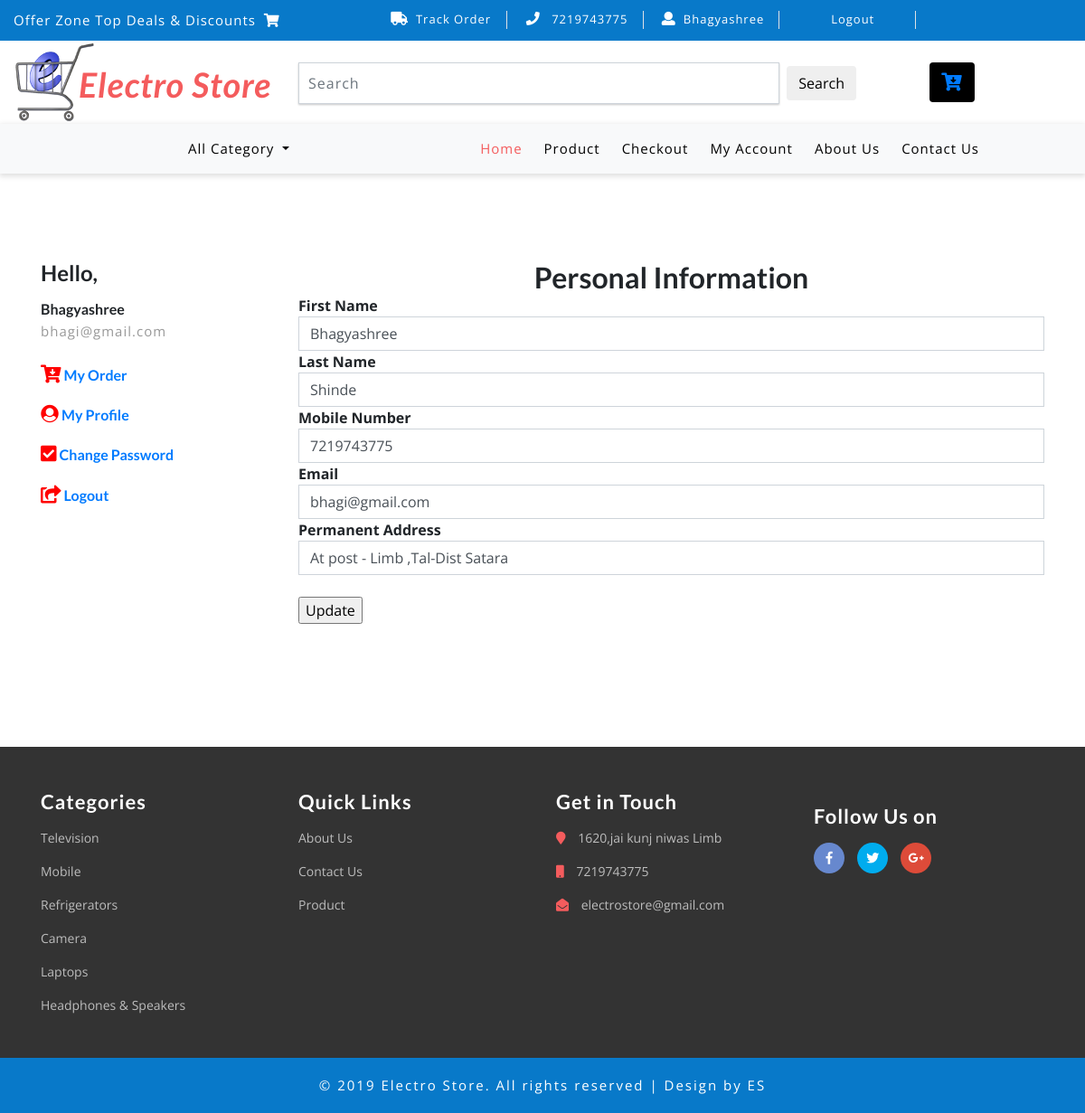
Page /account_db.php (signed in) on the committed database.
### tables this page shows
CREATE TABLE `tbl_user` (
  `id` int(5) NOT NULL,
  `fname` varchar(50) NOT NULL,
  `lname` varchar(50) NOT NULL,
  `email` varchar(50) NOT NULL,
  `mobile` varchar(10) NOT NULL,
  `address` varchar(100) NOT NULL,
  `password` varchar(20) NOT NULL,
  `date` varchar(50) NOT NULL
);

### account_db.php (the view, shortened to what this page needs)
<?php
    require 'check_if_added.php';
if (isset($_SESSION['user_id']))
{
	$user_id = $_SESSION['user_id'];
			$sql="SELECT * FROM tbl_user where id = '$user_id' ";
			$result = mysqli_query($con,$sql);
			if(mysqli_num_rows($result)>0)
			{
				while($row = mysqli_fetch_array( $result ))
				{
					$name=$row['fname'];
					$lname=$row['lname'];
					$email =$row['email'];
					$contact =$row['mobile'];
					$address = $row['address'];
				}
			}
			else
			{
				echo" Error:".$con->error;
			}
}
else
{
	$user_id = "";
}
?>
<html>
<head>
	<link href="css/bootstrap.css" rel="stylesheet" type="text/css" media="all" />
	<link href="css/style.css" rel="stylesheet" type="text/css" media="all" />
	<link rel="stylesheet" href="css/fontawesome-all.css">
	<link href="css/popuo-box.css" rel="stylesheet" type="text/css" media="all" />
	<link href="css/menu.css" rel="stylesheet" type="text/css" media="all" />
</head>
<body>
<?php
if (isset($_SESSION['user_id']) && isset($_SESSION['username']))
	{
	$userid = $_SESSION['user_id'];
	}
else
{
	$userid = "";
	$User = "";
}
if($userid!= "")
{
	include("header_log.php");
}
else
{
	include("header.php");
}
?>
	<div class="address py-5">
		<div class="container py-xl-5 py-lg-3">
	<div class="row address-row">
				<div class="col-lg-3 address-right">
					<div class="address-info wow fadeInRight animated" data-wow-delay=".5s">
						<h4 class="font-weight-bold mb-3">Hello,</h4>
						<h6><b><?php echo $name; ?></b></h6>
						<p><?php echo $email; ?></p>
					</div>
				<br>
					<div class="address-info wow fadeInRight animated" data-wow-delay=".7s">
						<h6>
							<b>
								<i class="fa fa-cart-arrow-down" style="font-size:20px;color:red"></i>
								<a href="myorder.php?id=<?php echo $id ;?>">My Order</a>
							</b>
						</h6><br>
						<h6><b><i class="fa fa-user-circle" style="font-size:20px;color:red"></i><a href="myaccount.php?id=<?php echo $id ;?> "> My Profile</a></b></h6><br>
						<h6><b><i class="fa fa-check-square" style="font-size:20px;color:red"></i><a href="settings.php?id=<?php echo $id ;?>"> Change Password</a></b></h6><br>
						<h6><b><i class="fa fa-share-square" style="font-size:20px;color:red"></i><a href="logout.php"> Logout</a></b></h6>
					</div>
				</div>
				<div class="col-sm-9 address-right">
					<div class="address-info wow fadeInRight animated" data-wow-delay=".5s">
						<form action="confirm_account.php?id=<?php echo $user_id; ?> " method="post">
							<center><h2><b>Personal Information<br></h2></center>
							First Name<input id="name" name="name" class="form-control" value="<?php echo $name;?>">
							Last Name<input id="name" name="lname" class="form-control" value="<?php echo $lname;?>">
						Mobile Number<br>
							<input id="contact" name="mobile" class="form-control" value="<?php echo $contact;?>">
						Email<br>
							<input id="email" name="email" class="form-control" value="<?php echo $email;?>">
						Permanent Address<br>
							<input id="address" name="address" class="form-control" value="<?php echo $address;?>">
						</b><br>
						<input name="update" type="submit" value="Update">
						</form>
					</div>
				</div>
	</div><br>
	</div>
</div>
<?php
include('footer.php');
?>
</body>
</html>

### css/style.css (style rules this page uses)
html, body { margin: 0; font-size: 100%; background: #fff; font-family: 'Open Sans', sans-serif; }
body a { text-decoration: none; transition: 0.5s all; -webkit-transition: 0.5s all; -moz-transition: 0.5s all; -o-transition: 0.5s all; -ms-transition: 0.5s all; }
a { transition: 0.5s all; -webkit-transition: 0.5s all; -moz-transition: 0.5s all; -o-transition: 0.5s all; -ms-transition: 0.5s all; }
input[type="button"], input[type="submit"] { transition: 0.5s all; -webkit-transition: 0.5s all; -moz-transition: 0.5s all; -o-transition: 0.5s all; -ms-transition: 0.5s all; }
h1, h2, h3, h4, h5, h6 { margin: 0; font-family: 'Lato', sans-serif; }
p { margin: 0; letter-spacing: 1px; font-size: 15px; line-height: 1.9; color: #999; font-family: 'Open Sans', sans-serif; }
.form-control { border-radius: 0; }

### css/easy-responsive-tabs.css (style rules this page uses)
ul.resp-tabs-list, p { margin: 0px; padding: 0px; }

### rows in the picture
tbl_user: fname "Bhagyashree", email "bhagi@gmail.com", name "Bhagyashree", lname "Shinde", mobile "7219743775", address "At post - Limb ,Tal-Dist Satara"

### other values in the picture
$_SESSION['username'] "Bhagyashree"
